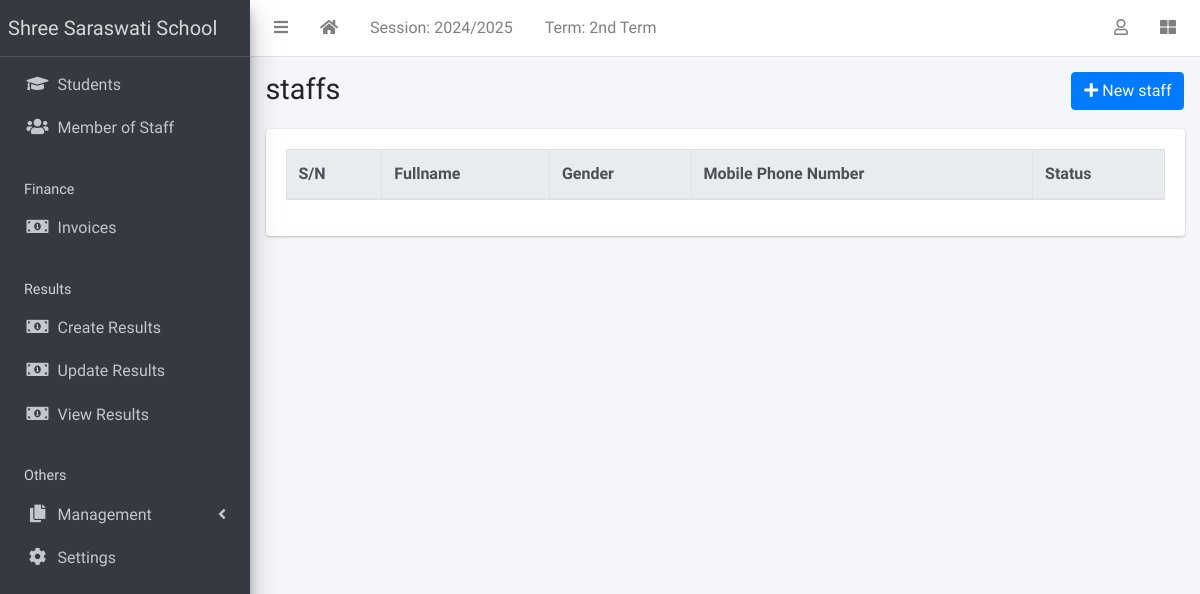
The page /staff/list/ on the database as committed earlier.
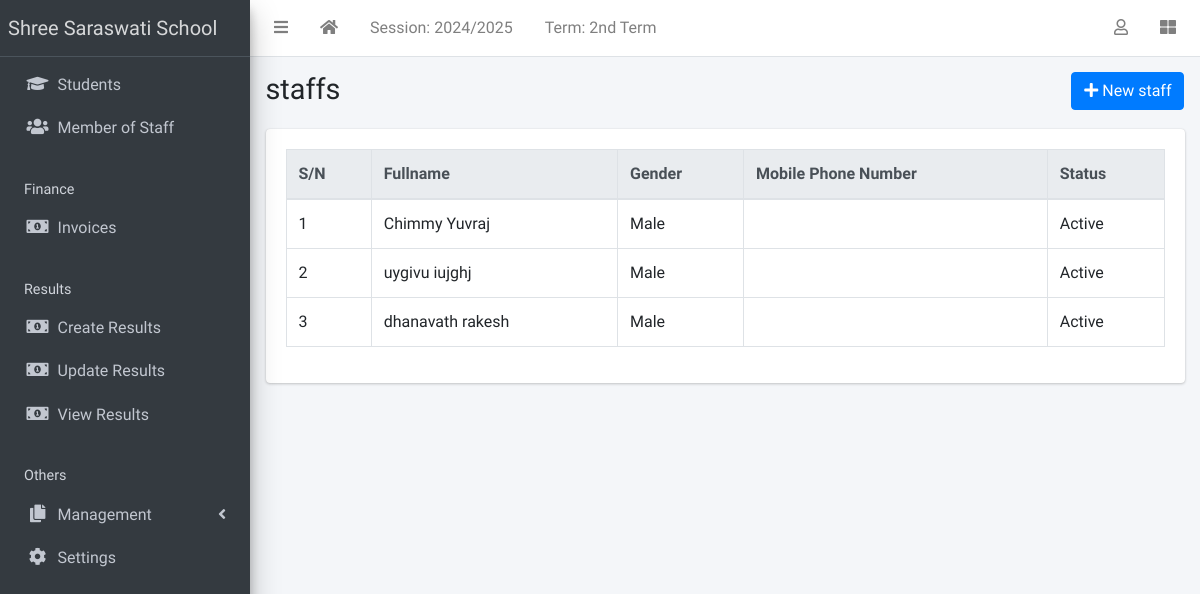
The same page on the database as committed later.
### apps/staffs/models.py (models this page shows, shortened)
class Staff(models.Model):
    STATUS = [("active", "Active"), ("inactive", "Inactive")]
    GENDER = [("male", "Male"), ("female", "Female")]
    current_status = models.CharField(max_length=10, choices=STATUS, default="active")
    surname = models.CharField(max_length=200)
    firstname = models.CharField(max_length=200)
    other_name = models.CharField(max_length=200, blank=True)
    gender = models.CharField(max_length=10, choices=GENDER, default="male")
    date_of_birth = models.DateField(default=timezone.now)
    date_of_admission = models.DateField(default=timezone.now)
    mobile_num_regex = RegexValidator(
        regex="^[0-9]{10,15}$", message="Entered mobile number isn't in a right format!"
    )
    mobile_number = models.CharField(
        validators=[mobile_num_regex], max_length=13, blank=True
    )
    address = models.TextField(blank=True)
    others = models.TextField(blank=True)

### apps/staffs/views.py (the view)
# urls.py: path("list/", StaffListView.as_view(), name="staff-list"),
class StaffListView(ListView):
    model = Staff

### apps/corecode/context_processors.py (called while the page is built)
def site_defaults(request):
    current_session = AcademicSession.objects.get(current=True)
    current_term = AcademicTerm.objects.get(current=True)
    vals = SiteConfig.objects.all()
    contexts = {
        "current_session": current_session.name,
        "current_term": current_term.name,
    }
    for val in vals:
        contexts[val.key] = val.value
    return contexts

### apps/staffs/templates/staffs/staff_list.html (shortened to what this page needs)
{% extends 'base.html' %}
{% block title %}staffs{% endblock title %}
{% block breadcrumb %}
<a class="btn btn-primary" href="{% url 'staff-create' %}"><i
    class="fas fa-plus"></i> New staff</a>
{% endblock breadcrumb %}
{% block content %}
  <table id="stafftable" class="table table-bordered table-hover">
    <thead class="thead-light">
      <tr>
        <th>S/N</th>
        <th>Fullname</th>
        <th>Gender</th>
        <th>Mobile Phone Number</th>
        <th>Status</th>
      </tr>
    </thead>
    <tbody>
      {% for staff in object_list %}
        <tr class='clickable-row' data-href="{% url 'staff-detail' staff.id %}">
          <td>{{ forloop.counter}}</td>
          <td>{{ staff.surname}} {{staff.firstname }} {{staff.other_name }}</td>
          <td>{{ staff.get_gender_display}}</td>
          <td>{{ staff.parent_mobile_number}}</td>
          <td>{{ staff.get_current_status_display}}</td>
        </tr>
      {% endfor %}
    </tbody>
  </table>
{% endblock content %}

Rows that differ between the two databases and show on the page:
added Staff: surname "Chimmy", firstname "Yuvraj", gender "Male", current_status "Active"
added Staff: surname "uygivu", firstname "iujghj", gender "Male", current_status "Active"
added Staff: surname "dhanavath", firstname "rakesh", gender "Male", current_status "Active"
